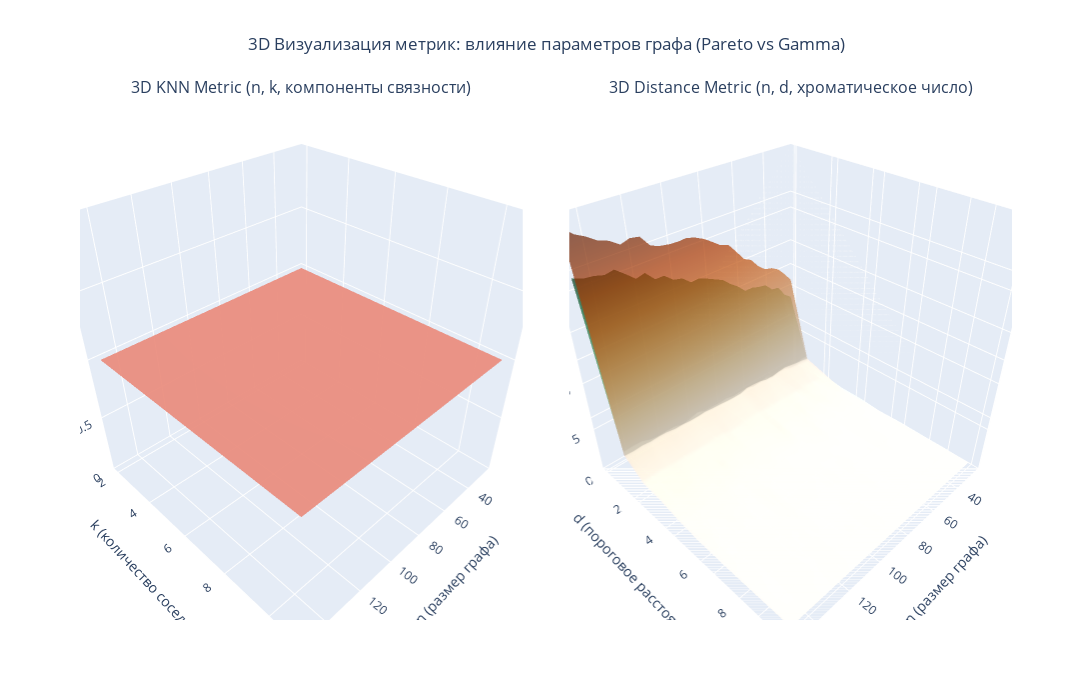

The notebook cell saved with this chart:
### Code cell
N_knn: np.ndarray
K_knn: np.ndarray
N_knn, K_knn = np.meshgrid(n, k, indexing="ij")
knn_f_two_array: np.ndarray = np.array(knn_f_two)
knn_h_two_array: np.ndarray = np.array(knn_h_two)

N_dist: np.ndarray
D_dist: np.ndarray
N_dist, D_dist = np.meshgrid(n, d, indexing="ij")
dist_f_two_array: np.ndarray = np.array(dist_f_two)
dist_h_two_array: np.ndarray = np.array(dist_h_two)

fig = make_subplots(
    rows=1,
    cols=2,
    specs=[[{"type": "surface"}, {"type": "surface"}]],
    subplot_titles=(
        "3D KNN Metric (n, k, компоненты связности)",
        "3D Distance Metric (n, d, хроматическое число)",
    ),
    horizontal_spacing=0.05,
)

fig.add_trace(
    go.Surface(
        x=N_knn,
        y=K_knn,
        z=knn_f_two_array,
        name="KNN Pareto",
        colorscale="Blues",
        opacity=0.7,
        showscale=False,
    ),
    row=1,
    col=1,
)

fig.add_trace(
    go.Surface(
        x=N_knn,
        y=K_knn,
        z=knn_h_two_array,
        name="KNN Gamma",
        colorscale="Reds",
        opacity=0.7,
        showscale=False,
    ),
    row=1,
    col=1,
)

fig.add_trace(
    go.Surface(
        x=N_dist,
        y=D_dist,
        z=dist_f_two_array,
        name="Distance Pareto",
        colorscale="Greens",
        opacity=0.7,
        showscale=False,
    ),
    row=1,
    col=2,
)

fig.add_trace(
    go.Surface(
        x=N_dist,
        y=D_dist,
        z=dist_h_two_array,
        name="Distance Gamma",
        colorscale="Oranges",
        opacity=0.7,
        showscale=False,
    ),
    row=1,
    col=2,
)

fig.update_layout(
    scene=dict(
        xaxis_title="n (размер графа)",
        yaxis_title="k (количество соседей)",
        zaxis_title="Количество компонент связности",
        camera=dict(eye=dict(x=1.2, y=1.2, z=1.2)),
    ),
    scene2=dict(
        xaxis_title="n (размер графа)",
        yaxis_title="d (пороговое расстояние)",
        zaxis_title="Хроматическое число",
        camera=dict(eye=dict(x=1.2, y=1.2, z=1.2)),
    ),
    title_text="3D Визуализация метрик: влияние параметров графа (Pareto vs Gamma)",
    title_x=0.5,
    width=1400,
    height=700,
    showlegend=True,
    legend=dict(yanchor="top", y=0.99, xanchor="left", x=0.01),
)

fig.show()

### Figure 1 — Plotly figure (JSON) as saved in the notebook; plotly's stock layout.template omitted (floating-point values rounded to 4 significant figures; data arrays with more than 128 entries replaced by an {"elided": "..."} marker saying what was removed)
{"data": [{"colorscale": [[0, "rgb(247,251,255)"], [0.125, "rgb(222,235,247)"], [0.25, "rgb(198,219,239)"], [0.375, "rgb(158,202,225)"], [0.5, "rgb(107,174,214)"], [0.625, "rgb(66,146,198)"], [0.75, "rgb(33,113,181)"], [0.875, "rgb(8,81,156)"], [1, "rgb(8,48,107)"]], "name": "KNN Pareto", "opacity": 0.7, "scene": "scene", "showscale": false, "type": "surface", "x": {"elided": "27x10 float values"}, "y": {"elided": "27x10 float values"}, "z": {"elided": "27x10 float values"}}, {"colorscale": [[0, "rgb(255,245,240)"], [0.125, "rgb(254,224,210)"], [0.25, "rgb(252,187,161)"], [0.375, "rgb(252,146,114)"], [0.5, "rgb(251,106,74)"], [0.625, "rgb(239,59,44)"], [0.75, "rgb(203,24,29)"], [0.875, "rgb(165,15,21)"], [1, "rgb(103,0,13)"]], "name": "KNN Gamma", "opacity": 0.7, "scene": "scene", "showscale": false, "type": "surface", "x": {"elided": "27x10 float values"}, "y": {"elided": "27x10 float values"}, "z": {"elided": "27x10 float values"}}, {"colorscale": [[0, "rgb(247,252,245)"], [0.125, "rgb(229,245,224)"], [0.25, "rgb(199,233,192)"], [0.375, "rgb(161,217,155)"], [0.5, "rgb(116,196,118)"], [0.625, "rgb(65,171,93)"], [0.75, "rgb(35,139,69)"], [0.875, "rgb(0,109,44)"], [1, "rgb(0,68,27)"]], "name": "Distance Pareto", "opacity": 0.7, "scene": "scene2", "showscale": false, "type": "surface", "x": {"elided": "27x10 float values"}, "y": {"elided": "27x10 float values"}, "z": {"elided": "27x10 float values"}}, {"colorscale": [[0, "rgb(255,245,235)"], [0.125, "rgb(254,230,206)"], [0.25, "rgb(253,208,162)"], [0.375, "rgb(253,174,107)"], [0.5, "rgb(253,141,60)"], [0.625, "rgb(241,105,19)"], [0.75, "rgb(217,72,1)"], [0.875, "rgb(166,54,3)"], [1, "rgb(127,39,4)"]], "name": "Distance Gamma", "opacity": 0.7, "scene": "scene2", "showscale": false, "type": "surface", "x": {"elided": "27x10 float values"}, "y": {"elided": "27x10 float values"}, "z": {"elided": "27x10 float values"}}], "layout": {"annotations": [{"font": {"size": 16}, "showarrow": false, "text": "3D KNN Metric (n, k, компоненты связности)", "x": 0.2375, "xanchor": "center", "xref": "paper", "y": 1, "yanchor": "bottom", "yref": "paper"}, {"font": {"size": 16}, "showarrow": false, "text": "3D Distance Metric (n, d, хроматическое число)", "x": 0.7625, "xanchor": "center", "xref": "paper", "y": 1, "yanchor": "bottom", "yref": "paper"}], "height": 700, "legend": {"x": 0.01, "xanchor": "left", "y": 0.99, "yanchor": "top"}, "scene": {"camera": {"eye": {"x": 1.2, "y": 1.2, "z": 1.2}}, "domain": {"x": [0, 0.475], "y": [0, 1]}, "xaxis": {"title": {"text": "n (размер графа)"}}, "yaxis": {"title": {"text": "k (количество соседей)"}}, "zaxis": {"title": {"text": "Количество компонент связности"}}}, "scene2": {"camera": {"eye": {"x": 1.2, "y": 1.2, "z": 1.2}}, "domain": {"x": [0.525, 1], "y": [0, 1]}, "xaxis": {"title": {"text": "n (размер графа)"}}, "yaxis": {"title": {"text": "d (пороговое расстояние)"}}, "zaxis": {"title": {"text": "Хроматическое число"}}}, "showlegend": true, "title": {"text": "3D Визуализация метрик: влияние параметров графа (Pareto vs Gamma)", "x": 0.5}, "width": 1400}}
